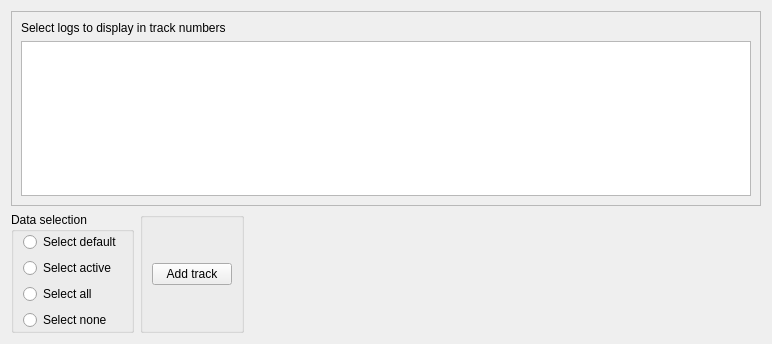
<?xml version="1.0" encoding="UTF-8"?>
<ui version="4.0">
 <class>TrackLayoutTableWidget</class>
 <widget class="QWidget" name="TrackLayoutTableWidget">
  <property name="geometry">
   <rect>
    <x>0</x>
    <y>0</y>
    <width>772</width>
    <height>344</height>
   </rect>
  </property>
  <property name="windowTitle">
   <string>Form</string>
  </property>
  <layout class="QVBoxLayout" name="verticalLayout_2">
   <item>
    <widget class="QScrollArea" name="scrollArea">
     <property name="widgetResizable">
      <bool>true</bool>
     </property>
     <widget class="QWidget" name="scrollAreaWidgetContents">
      <property name="geometry">
       <rect>
        <x>0</x>
        <y>0</y>
        <width>758</width>
        <height>199</height>
       </rect>
      </property>
      <layout class="QVBoxLayout" name="verticalLayout_4">
       <item>
        <layout class="QVBoxLayout" name="checkTabVerticalLayout">
         <item>
          <widget class="QLabel" name="checkTabTableLabel">
           <property name="text">
            <string>Select logs to display in track numbers</string>
           </property>
          </widget>
         </item>
         <item>
          <widget class="QTableWidget" name="chkboxTableWidget"/>
         </item>
        </layout>
       </item>
      </layout>
     </widget>
    </widget>
   </item>
   <item>
    <layout class="QHBoxLayout" name="horizontalLayout">
     <item>
      <widget class="QGroupBox" name="selectionGroupBox">
       <property name="title">
        <string>Data selection</string>
       </property>
       <property name="flat">
        <bool>false</bool>
       </property>
       <layout class="QVBoxLayout" name="verticalLayout">
        <property name="topMargin">
         <number>0</number>
        </property>
        <property name="bottomMargin">
         <number>0</number>
        </property>
        <item>
         <widget class="QRadioButton" name="selectDefaultRadioButton">
          <property name="toolTip">
           <string>Default log types to plot can be set in preferences</string>
          </property>
          <property name="text">
           <string>Select default</string>
          </property>
         </widget>
        </item>
        <item>
         <widget class="QRadioButton" name="selectActiveRadioButton">
          <property name="toolTip">
           <string>Plot active logs</string>
          </property>
          <property name="text">
           <string>Select active</string>
          </property>
         </widget>
        </item>
        <item>
         <widget class="QRadioButton" name="selectAllRadioButton">
          <property name="text">
           <string>Select all</string>
          </property>
         </widget>
        </item>
        <item>
         <widget class="QRadioButton" name="selectNoneRadioButton">
          <property name="text">
           <string>Select none</string>
          </property>
         </widget>
        </item>
       </layout>
      </widget>
     </item>
     <item>
      <widget class="QGroupBox" name="miscGroupBox">
       <property name="title">
        <string/>
       </property>
       <layout class="QVBoxLayout" name="verticalLayout_5">
        <property name="topMargin">
         <number>0</number>
        </property>
        <property name="bottomMargin">
         <number>0</number>
        </property>
        <item>
         <widget class="QPushButton" name="addTrackPushButton">
          <property name="text">
           <string>Add track</string>
          </property>
         </widget>
        </item>
       </layout>
      </widget>
     </item>
     <item>
      <spacer name="horizontalSpacer">
       <property name="orientation">
        <enum>Qt::Horizontal</enum>
       </property>
       <property name="sizeHint" stdset="0">
        <size>
         <width>40</width>
         <height>20</height>
        </size>
       </property>
      </spacer>
     </item>
    </layout>
   </item>
  </layout>
 </widget>
 <resources/>
 <connections/>
</ui>
